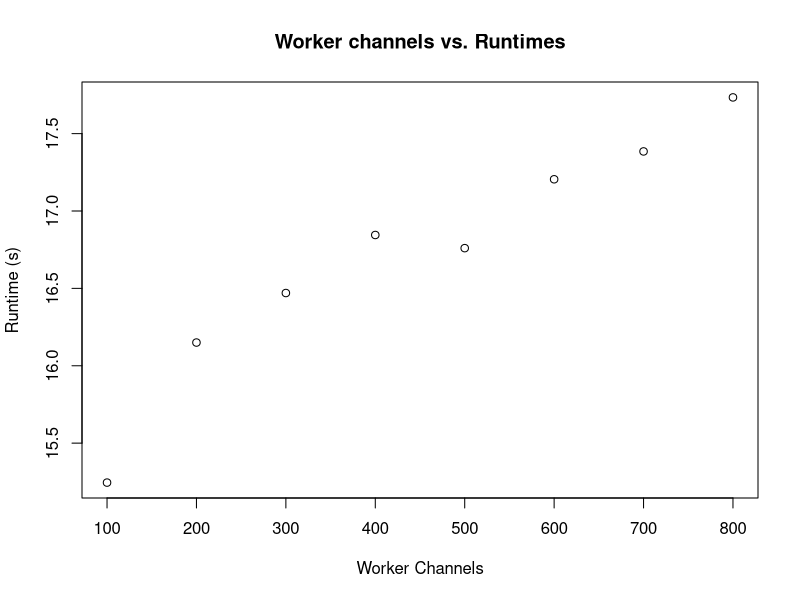
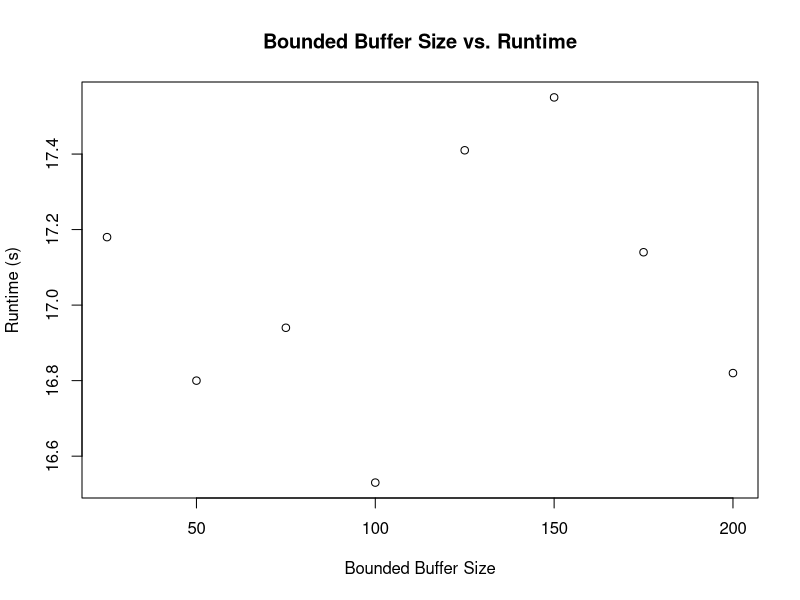

R code for these plots, in order:
w = c(100, 200, 300, 400, 500, 600, 700, 800)
run_w = c(15.245, 16.15, 16.47, 16.845, 16.76, 17.205, 17.385, 17.73407)

plot(w, run_w, xlab="Worker Channels", ylab="Runtime (s)", main="Worker channels vs. Runtimes")

b = c(25, 50, 75, 100, 125, 150, 175, 200)
run_b = c(17.18, 16.8, 16.94, 16.53, 17.41, 17.55, 17.14, 16.82)

plot(b, run_b, xlab="Bounded Buffer Size", ylab="Runtime (s)", main="Bounded Buffer Size vs. Runtime")
